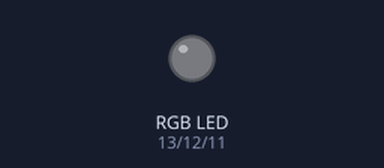
The sketch below on a simulated Arduino Uno, built with avr-gcc and run on an emulated ATmega328P. Parts: an RGB LED mixed from three pins (HIGH = lit).

Above: at 0.5 s.
At 2.5 s:
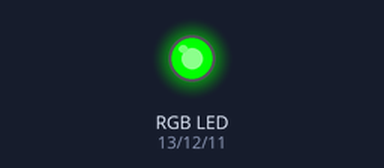
At 3.5 s:
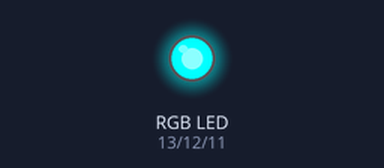
At 4.5 s:
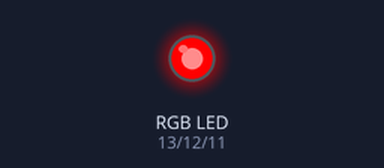
At 6.5 s:
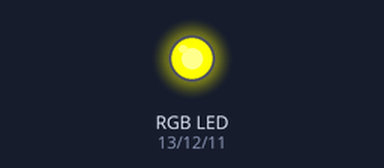
At 9.5 s:
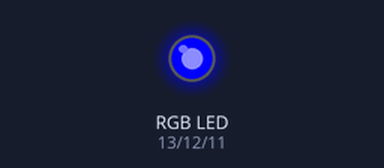
Timing chart, 0 to 10.4 s (numbered marks = the images above):
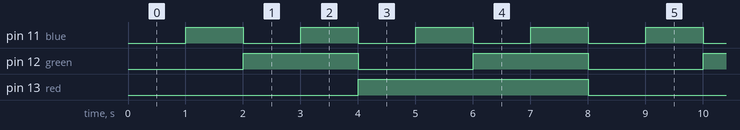

The sketch:

SevenColours.ino
```cpp
/*
  Cycle through seven colours that can be displayed by a RGB led only using
  Outputs as on or off not PWM (Pulse-width modulation)
 */

int red = 13;
int green = 12;
int blue = 11;

boolean colourPatern[8][3] = { { false, false, false },
{ false, false,  true },
{ false,  true, false },
{ false,  true,  true },
{  true, false, false },
{  true, false,  true },
{  true,  true, false },
{  true,  true,  true } };

// the setup routine runs once when you press reset:
void setup() {
  // initialize the digital pin as an output.
  pinMode(red, OUTPUT);
  pinMode(green, OUTPUT);
  pinMode(blue, OUTPUT);
}

// the loop routine runs over and over again forever:
void loop() {

  for (byte i = 0;i < 8; i++) {
    digitalWrite(red,   colourPatern[i][0]);
    digitalWrite(green, colourPatern[i][1]);
    digitalWrite(blue,  colourPatern[i][2]);
    delay(1000);
  }

}
```

Measured:
- by itself, pin 11 (blue): alternates HIGH for 1.0 s and LOW for 1.0 s
- by itself, pin 12 (green): alternates HIGH for 2.0 s and LOW for 2.0 s
- by itself, pin 13 (red): alternates HIGH for 4.0 s and LOW for 4.0 s
